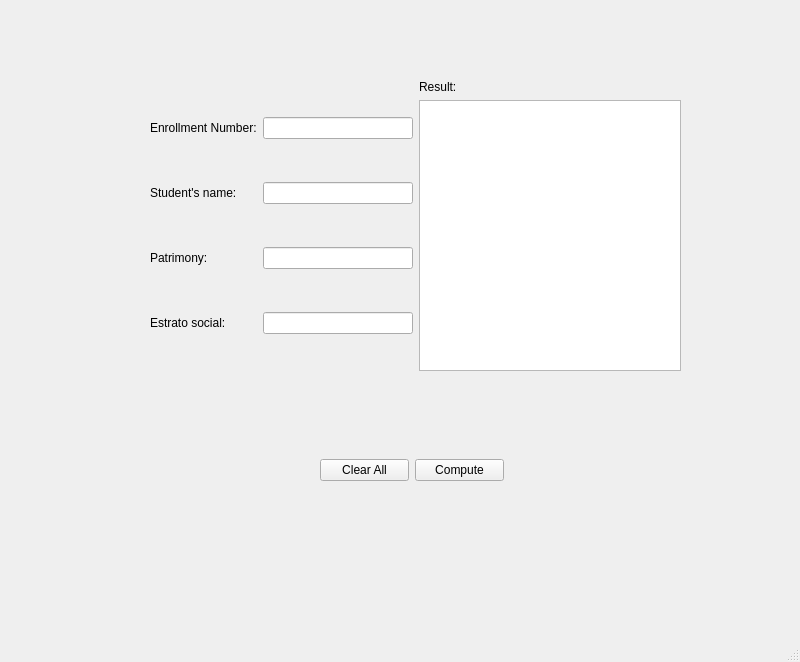
<?xml version="1.0" encoding="UTF-8"?>
<ui version="4.0">
 <class>MainWindow</class>
 <widget class="QMainWindow" name="MainWindow">
  <property name="geometry">
   <rect>
    <x>0</x>
    <y>0</y>
    <width>800</width>
    <height>662</height>
   </rect>
  </property>
  <property name="windowTitle">
   <string>Problema_10</string>
  </property>
  <widget class="QWidget" name="centralwidget">
   <widget class="QWidget" name="horizontalLayoutWidget_2">
    <property name="geometry">
     <rect>
      <x>150</x>
      <y>80</y>
      <width>531</width>
      <height>291</height>
     </rect>
    </property>
    <layout class="QHBoxLayout" name="horizontalLayout_2">
     <item>
      <layout class="QGridLayout" name="gridLayout">
       <item row="0" column="0">
        <widget class="QLabel" name="enrollment_number_label">
         <property name="text">
          <string>Enrollment Number:</string>
         </property>
        </widget>
       </item>
       <item row="0" column="1">
        <widget class="QLineEdit" name="enrollment_number_input"/>
       </item>
       <item row="3" column="1">
        <widget class="QLineEdit" name="estrato_social_input"/>
       </item>
       <item row="2" column="1">
        <widget class="QLineEdit" name="patrimony_input"/>
       </item>
       <item row="2" column="0">
        <widget class="QLabel" name="patrimony_label">
         <property name="text">
          <string>Patrimony:</string>
         </property>
        </widget>
       </item>
       <item row="3" column="0">
        <widget class="QLabel" name="estrato_social_label">
         <property name="text">
          <string>Estrato social:</string>
         </property>
        </widget>
       </item>
       <item row="1" column="0">
        <widget class="QLabel" name="students_name_label">
         <property name="text">
          <string>Student's name:</string>
         </property>
        </widget>
       </item>
       <item row="1" column="1">
        <widget class="QLineEdit" name="students_name_input"/>
       </item>
      </layout>
     </item>
     <item>
      <layout class="QVBoxLayout" name="verticalLayout">
       <item>
        <widget class="QLabel" name="result_label">
         <property name="text">
          <string>Result:</string>
         </property>
        </widget>
       </item>
       <item>
        <widget class="QTextEdit" name="result_text">
         <property name="enabled">
          <bool>true</bool>
         </property>
        </widget>
       </item>
      </layout>
     </item>
    </layout>
   </widget>
   <widget class="QWidget" name="horizontalLayoutWidget">
    <property name="geometry">
     <rect>
      <x>320</x>
      <y>430</y>
      <width>184</width>
      <height>80</height>
     </rect>
    </property>
    <layout class="QHBoxLayout" name="horizontalLayout">
     <item>
      <widget class="QPushButton" name="clear_button">
       <property name="text">
        <string>Clear All</string>
       </property>
      </widget>
     </item>
     <item>
      <widget class="QPushButton" name="compute_button">
       <property name="styleSheet">
        <string notr="true"/>
       </property>
       <property name="text">
        <string>Compute</string>
       </property>
      </widget>
     </item>
    </layout>
   </widget>
  </widget>
  <widget class="QMenuBar" name="menubar">
   <property name="geometry">
    <rect>
     <x>0</x>
     <y>0</y>
     <width>800</width>
     <height>24</height>
    </rect>
   </property>
  </widget>
  <widget class="QStatusBar" name="statusbar"/>
 </widget>
 <resources/>
 <connections/>
</ui>
